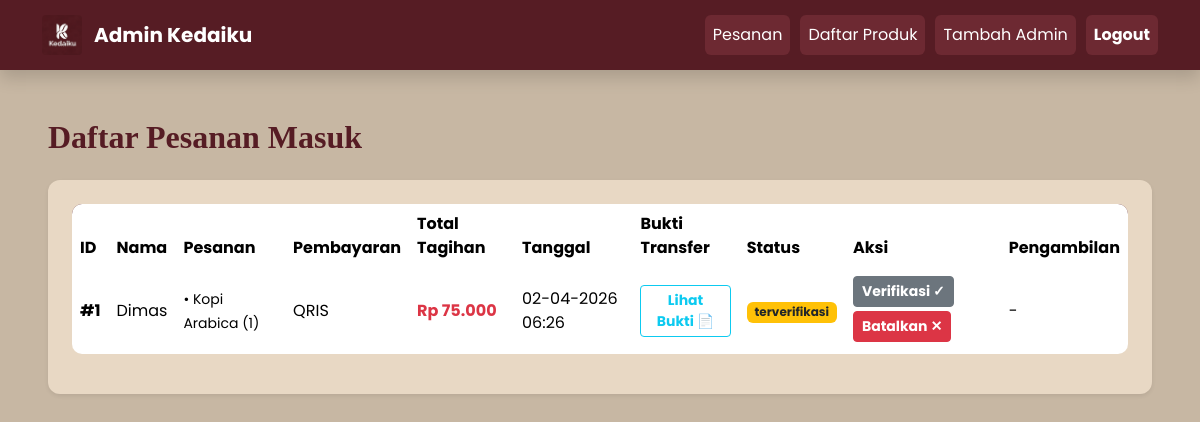
The page /admin.php (signed in) on the database as committed earlier.
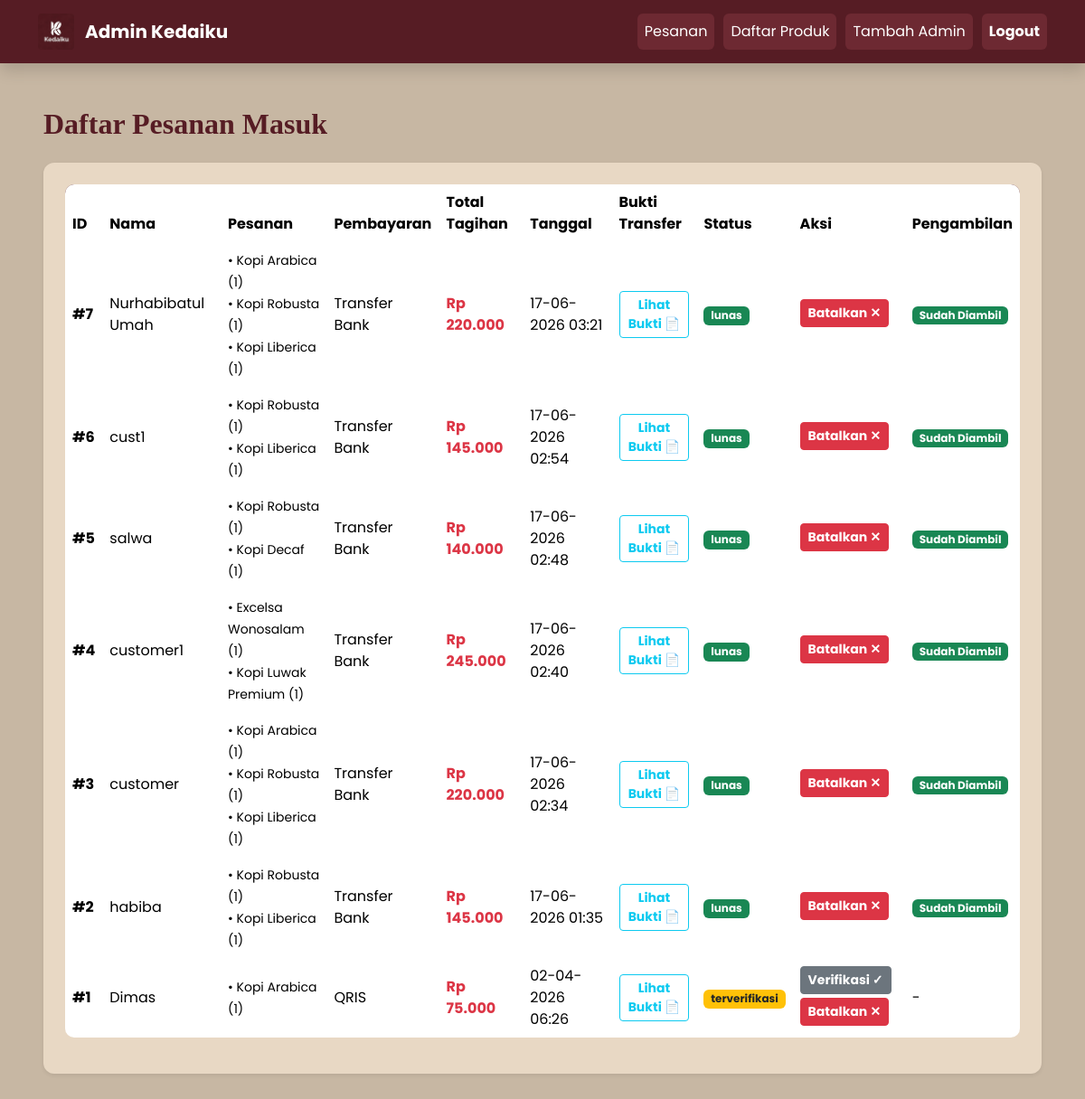
The same page on the database as committed later.
### tables this page shows
CREATE TABLE `pesanan_header` (
  `id` int NOT NULL,
  `nama` varchar(100) NOT NULL,
  `email` varchar(100) NOT NULL,
  `pembayaran` varchar(50) NOT NULL,
  `tanggal` timestamp NULL DEFAULT CURRENT_TIMESTAMP,
  `total` int NOT NULL,
  `status` varchar(50) DEFAULT 'Menunggu Pembayaran',
  `bukti` varchar(255) DEFAULT NULL,
  `pengambilan` varchar(50) DEFAULT 'belum'
);

CREATE TABLE `pesanan_detail` (
  `id` int NOT NULL,
  `id_pesanan` int NOT NULL,
  `produk_id` int NOT NULL,
  `jumlah` int NOT NULL,
  `harga` int NOT NULL,
  `subtotal` int NOT NULL
);

CREATE TABLE `produk` (
  `id` int NOT NULL,
  `nama` varchar(100) DEFAULT NULL,
  `harga` int DEFAULT NULL,
  `gambar` varchar(200) DEFAULT NULL,
  `stok` int NOT NULL DEFAULT '0'
);

### admin.php (the view, shortened to what the changed rows need)
<?php
include 'koneksi.php';
?>
<!DOCTYPE html>
<html lang="id">
<head>
    <link rel="stylesheet" href="assets/css/style.css">
    <link rel="stylesheet" href="https://cdn.jsdelivr.net/npm/bootstrap@5.3.2/dist/css/bootstrap.min.css">
</head>
<body>
    <div class="container-fluid my-5 px-5">
        <h2 class="mb-4 admin-title">Daftar Pesanan Masuk</h2>
        <div class="card card-admin p-4 shadow-sm w-100">
            <div class="table-responsive">
                <table class="table table-hover align-middle">
                    <thead>
                        <tr>
                            <th>ID</th>
                            <th>Nama</th>
                            <th>Pesanan</th>
                            <th>Pembayaran</th>
                            <th>Total Tagihan</th>
                            <th>Tanggal</th>
                            <th>Bukti Transfer</th>
                            <th>Status</th>
                            <th>Aksi</th>
                            <th>Pengambilan</th>
                        </tr>
                    </thead>
                    <tbody>
                        <?php
                        $query = $koneksi->query("SELECT * FROM pesanan_header ORDER BY id DESC");
                        if ($query->num_rows > 0) {
                            while ($row = $query->fetch_assoc()) {
                                $status = strtolower(trim($row['status']));
                                if ($status == 'lunas') {
                                    $badgeColor = 'bg-success';
                                } elseif ($status == 'dibatalkan') {
                                    $state = 'dibatalkan';
                                    $badgeColor = 'bg-danger';
                                } else {
                                    $badgeColor = 'bg-warning text-dark';
                                }
                        ?>
                                <tr>
                                    <td class="fw-bold">#<?php echo $row['id']; ?></td>
                                    <td><?php echo htmlspecialchars($row['nama']); ?></td>
                                    <td>
                                        <?php
                                        $detail = $koneksi->query("
                                            SELECT p.nama, pd.jumlah
                                            FROM pesanan_detail pd
                                            JOIN produk p ON pd.produk_id = p.id
                                            WHERE pd.id_pesanan = '".$row['id']."'
                                        ");
                                        while ($d = $detail->fetch_assoc()) {
                                            echo "<small>• ".$d['nama']." (".$d['jumlah'].")</small><br>";
                                        }
                                        ?>
                                        </td>
                                    <td><?php echo htmlspecialchars($row['pembayaran']); ?></td>
                                    <td class="fw-bold text-danger">
                                        Rp <?php echo number_format($row['total'], 0, ',', '.'); ?>
                                    </td>
                                    <td><?php echo date('d-m-Y H:i', strtotime($row['tanggal'])); ?></td>
                                    <td>
                                        <a href="lihat_bukti.php?file=<?php echo $row['bukti']; ?>" target="_blank" class="btn btn-outline-info btn-sm fw-bold">
                                            Lihat Bukti 📄
                                        </a>
                                    </td>
                                    <td><span class="badge <?php echo $badgeColor; ?>"><?php echo $status; ?></span></td>
                                    <td>
                                        <?php if ($status == 'lunas') { ?>
                                            <a href="batal_pesanan.php?id=<?php echo $row['id']; ?>"
                                            class="btn btn-danger btn-sm px-2 py-1 small fw-bold mb-1"
                                            onclick="return confirm('Batalkan pesanan #<?php echo $row['id']; ?>?');">
                                                Batalkan ✕
                                            </a>
                                        <?php } else { ?>
                                            <a href="verifikasi_pesanan.php?id=<?php echo $row['id']; ?>"
                                            class="btn btn-secondary btn-sm px-2 py-1 small fw-bold mb-1"
                                            onclick="return confirm('Verifikasi pesanan #<?php echo $row['id']; ?>?');">
                                                Verifikasi ✓
                                            </a>
                                            <a href="batal_pesanan.php?id=<?php echo $row['id']; ?>"
                                            class="btn btn-danger btn-sm px-2 py-1 small fw-bold mb-1"
                                            onclick="return confirm('Batalkan pesanan #<?php echo $row['id']; ?>?');">
                                                Batalkan ✕
                                            </a>
                                        <?php } ?>
                                    </td>
                                    <td>
                                        <?php if ($status == 'lunas') { ?>
                                            <?php
                                            $statusPengambilan = $row['pengambilan'] ?? 'belum';
                                            if ($statusPengambilan == 'diambil') { ?>
                                                <span class="badge bg-success px-2 py-1 small">Sudah Diambil</span>
                                            <?php } ?>
                                        <?php } else { ?>
                                            <span>-</span>
                                        <?php } ?>
                                    </td>
                                </tr>
                        <?php
                            }
                        } else {
                            echo "<tr><td colspan='8' class='text-center py-4'>Belum ada pesanan masuk.</td></tr>";
                        }
                        ?>
                    </tbody>
                </table>
            </div>
        </div>
    </div>
</body>
</html>

Rows that differ between the two databases and show on the page:
added pesanan_header: id "7", nama "Nurhabibatul Umah", pembayaran "Transfer Bank", total "220.000", tanggal "17-06-2026 03:21", status "lunas", pengambilan "Sudah Diambil"
added pesanan_detail: produk.nama "Kopi Arabica", jumlah "1", shown under "7"
added pesanan_detail: produk.nama "Kopi Robusta", jumlah "1", shown under "7"
added pesanan_detail: produk.nama "Kopi Liberica", jumlah "1", shown under "7"
added pesanan_header: id "6", nama "cust1", pembayaran "Transfer Bank", total "145.000", tanggal "17-06-2026 02:54", status "lunas", pengambilan "Sudah Diambil"
added pesanan_detail: produk.nama "Kopi Robusta", jumlah "1", shown under "6"
added pesanan_detail: produk.nama "Kopi Liberica", jumlah "1", shown under "6"
added pesanan_header: id "5", nama "salwa", pembayaran "Transfer Bank", total "140.000", tanggal "17-06-2026 02:48", status "lunas", pengambilan "Sudah Diambil"
added pesanan_detail: produk.nama "Kopi Robusta", jumlah "1", shown under "5"
added pesanan_detail: produk.nama "Kopi Decaf", jumlah "1", shown under "5"
added pesanan_header: id "4", nama "customer1", pembayaran "Transfer Bank", total "245.000", tanggal "17-06-2026 02:40", status "lunas", pengambilan "Sudah Diambil"
added pesanan_detail: produk.nama "Excelsa Wonosalam", jumlah "1", shown under "4"
added pesanan_detail: produk.nama "Kopi Luwak Premium", jumlah "1", shown under "4"
added pesanan_header: id "3", nama "customer", pembayaran "Transfer Bank", total "220.000", tanggal "17-06-2026 02:34", status "lunas", pengambilan "Sudah Diambil"
added pesanan_detail: produk.nama "Kopi Arabica", jumlah "1", shown under "3"
added pesanan_detail: produk.nama "Kopi Robusta", jumlah "1", shown under "3"
added pesanan_detail: produk.nama "Kopi Liberica", jumlah "1", shown under "3"
added pesanan_header: id "2", nama "habiba", pembayaran "Transfer Bank", total "145.000", tanggal "17-06-2026 01:35", status "lunas", pengambilan "Sudah Diambil"
added pesanan_detail: produk.nama "Kopi Robusta", jumlah "1", shown under "2"
added pesanan_detail: produk.nama "Kopi Liberica", jumlah "1", shown under "2"
